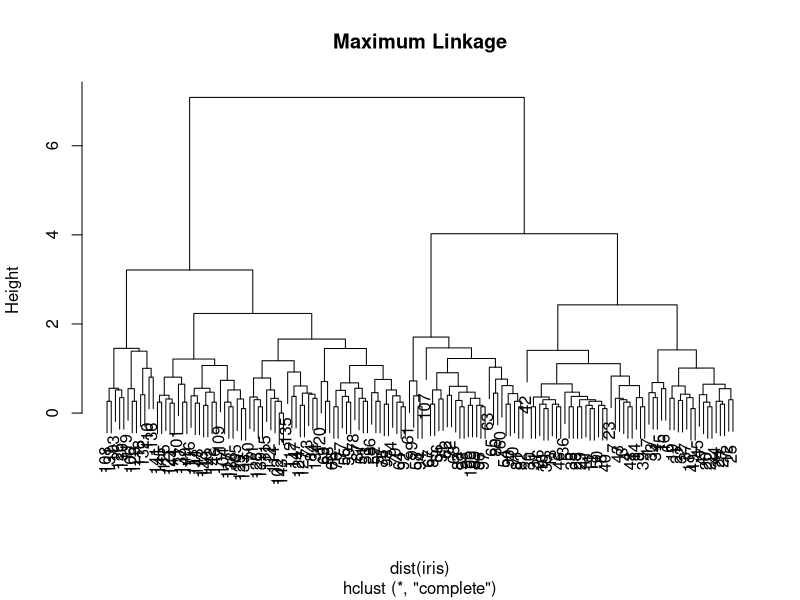
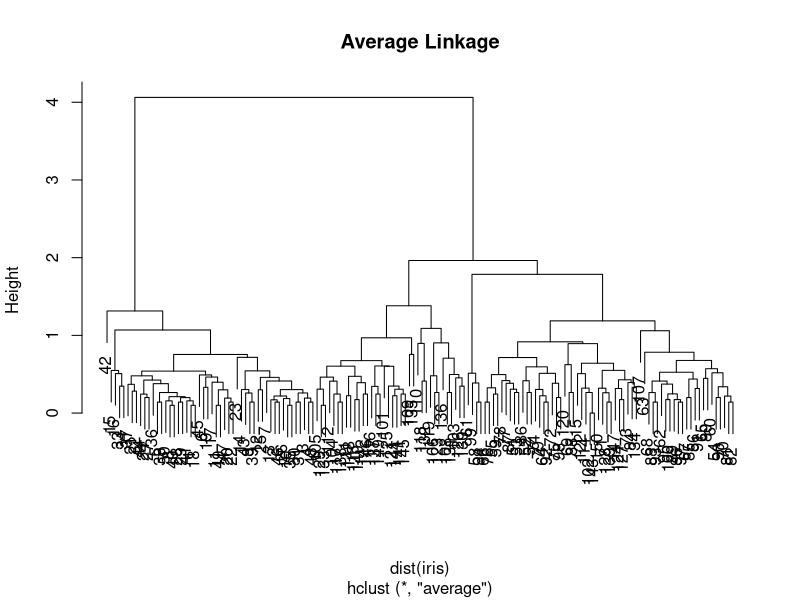
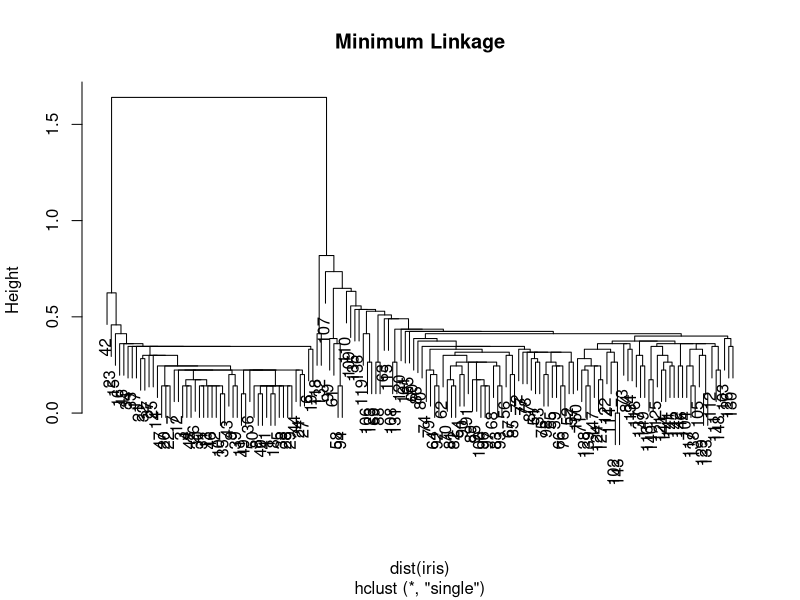

Recreate these plots in R, in order.
data("iris")
## reference: https://www.r-bloggers.com/hierarchical-clustering-in-r-2/
iris <- iris[,1:4]
hcMaxCluster <- hclust(dist(iris))
plot(hcMaxCluster,main="Maximum Linkage")

hcAvgCluster <- hclust(dist(iris), method = "average")
plot(hcAvgCluster,main="Average Linkage")

hcMinCluster <- hclust(dist(iris), method = "single")
plot(hcMinCluster,main="Minimum Linkage")
